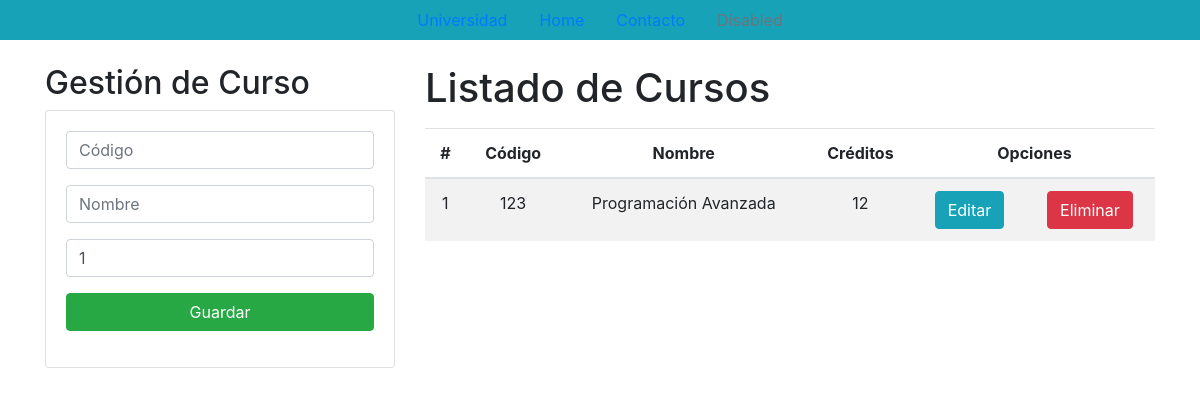
Before: / with the older database file.
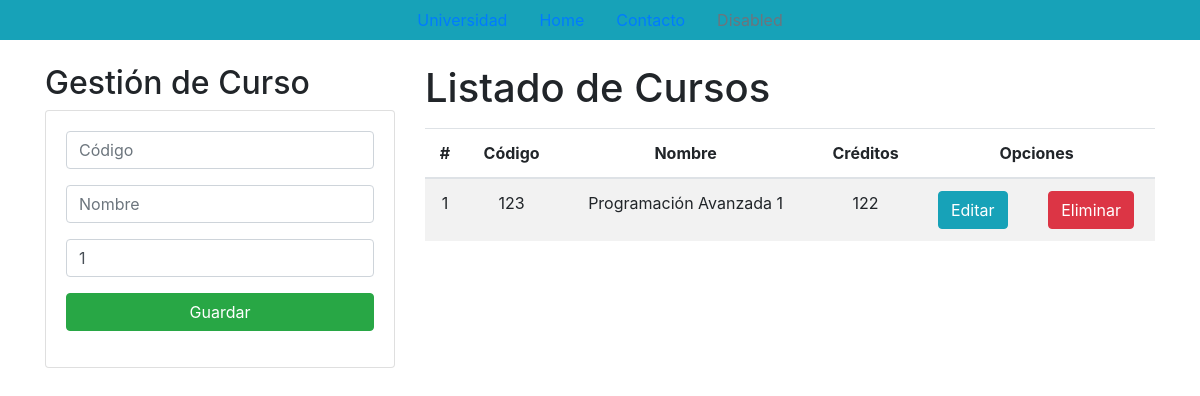
After: the same page with the newer database file.
### Academico/models.py (models this page shows, shortened)
class Curso(models.Model):
    codigo = models.CharField(primary_key=True, max_length=6)
    nombre = models.CharField(max_length=50)
    creditos = models.PositiveSmallIntegerField()

### Academico/views.py (the view)
# urls.py: path('', views.home),
def home(request):
    cursosListados = Curso.objects.all()#Se crea una variable curso
    return render(request, "gestionCursos.html", {"cursos": cursosListados})#De esta forma se envia "cursos" a la plantilla, este es una lista creada desde models

### Academico/templates/gestionCursos.html (shortened to what this page needs)
{% extends "./base.html" %}
{% block body %}
<div class="row">
    <div class="col-sm-12 col-md-6 col-lg-4 col-xl-4">
        <h2>Gestión de Curso</h2>
        <div class="card">
            <div class="card-body">
                 <form action="/registrarCurso/" method="post">{% csrf_token %}
                    <div class="form-group">
                        <div class="form-group">
                            <input type="text" id="txtCodigo" name="txtCodigo" class="form-control" placeholder="Código" minlength="6" maxlength="6" required>
                        </div>
                        <div class="form-group">
                            <input type="text" id="txtNombre" name="txtNombre" class="form-control" placeholder="Nombre" maxlength="50" required>
                        </div>
                        <div class="form-group">
                            <input type="text" id="numCreditos" name="numCreditos" class="form-control" min="1" max="9" value="1" required>
                        </div>
                        <div class="form-group">
                            <button type="submit" class="btn btn-success btn-block text-white">Guardar</button>
                        </div>
                    </div>
                 </form>
            </div>
        </div>
    </div>
    <div class="col-sm-12 col-md-6 col-lg-8 col-xl-8">
        <h1>Listado de Cursos</h1>
        <div class="table-responsive py-2">
            <table class="table table-striped">
                <thead>
                    <tr>
                        <th>#</th>
                        <th>Código</th>
                        <th>Nombre</th>
                        <th>Créditos</th>
                        <th colspan="2">Opciones</th>
                    </tr>
                </thead>
                <tbody>
                    {% for c in cursos %}
                    <tr>
                        <td>{{forloop.counter}}</td>
                        <td>{{c.codigo}}</td>
                        <td>{{c.nombre}}</td>
                        <td>{{c.creditos}}</td>
                        <td><a href="edicionCurso/{{c.codigo}}" class="btn btn-info">Editar</a></td>
                        <td><a href="eliminarCurso/{{c.codigo}}" class="btn btn-danger btnEliminacion">Eliminar</a></td>
                    </tr>
                    {% endfor %}
                </tbody>
            </table>
        </div>
    </div>
</div>
{% endblock %}

### Academico/templates/base.html (shortened to what this page needs)
<!DOCTYPE html>
<html lang="en">
<head>
    {% load static %}
    <link rel="stylesheet" href="https://cdn.jsdelivr.net/npm/bootstrap@4.5.3/dist/css/bootstrap.min.css"
>
    <link rel="stylesheet" href="{% static 'css/gestionCursos.css' %}">
</head>
  <body>
    <ul class="nav justify-content-center bg-info">
        <li class="nav-item">
          <a class="nav-link active" aria-current="page" href="#">Universidad</a>
        </li>
        <li class="nav-item">
          <a class="nav-link" href="#">Home</a>
        </li>
        <li class="nav-item">
          <a class="nav-link" href="#">Contacto</a>
        </li>
        <li class="nav-item">
          <a class="nav-link disabled">Disabled</a>
        </li>
      </ul>
      <div class="container py-4">
        {% block body %}
        {% endblock %}
      </div>
</body>
</html>

### Academico/static/css/gestionCursos.css (style rules this page uses)
th, td { text-align: center; vertical-align: middle; }

Changed rows visible on the page:
changed Curso id 123: nombre "Programación Avanzada" → "Programación Avanzada 1"; creditos "12" → "122"
